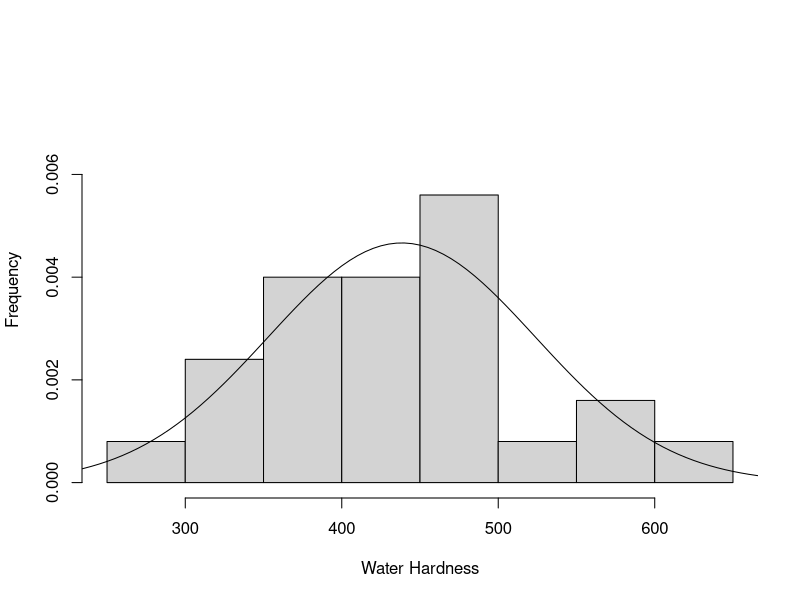
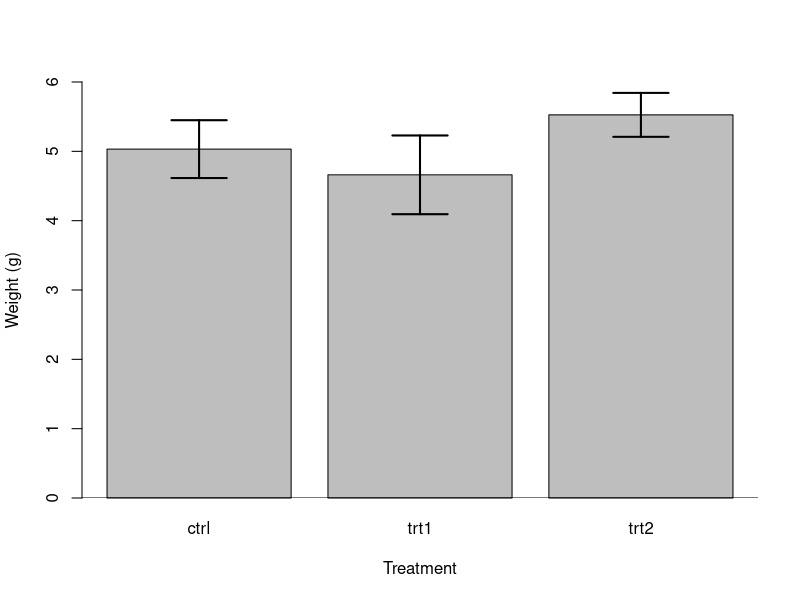

The R source for these figures, in order:
#######################################################################################
############################# PROBLEM SET 3 ###########################################
#######################################################################################

#February 25, 2018

setwd("C:\\Users\\Sabrina\\Google Drive\\Colgate\\Senior Year\\BioStatistics\\Lab")
library(plyr)
library(pwr)

#checking confidence intervals against tectbook example 9.3
se.check<- 1.76/sqrt(20)
21.0+se.check*qt(0.975, 19)
qt(0.975,19)

#1
x.bp<- 162
n.bp<- 25
sd.bp<- 12
se.bp<- sd.bp/sqrt(n.bp)
qt(0.975, 24)
qt(0.025, 24)

x.bp+se.bp*qt(0.975, 24)
x.bp-se.bp*qt(0.975, 24)

#2 
se.d<- 1.2/sqrt(25)
x.d<- 4.7

x.d+se.d*qt(0.975, 24)
x.d-se.d*qt(0.975, 24)

#3 90 and 95% confidence interval

#95%
n.act<-15
x.act<- 35.4
sd.act<-4.27
se.act<- sd.act/sqrt(n.act)
x.act+(se.act*qt(0.975, 14))
x.act-(se.act*qt(0.975, 14))
#90%
x.act+(se.act*qt(0.95, 14))
x.act-(se.act*qt(0.95, 14))

#4 
snakes<- c(6.5, 6.2, 4.9, 5.1, 4.3, 5.8, 5.0, 5.4, 4.6, 5.4, 4.7, 4.8, 6.0, 5.2, 3.4, 3.8,
           4.7, 4.8, 3.9, 6.1)
x.s<-mean(snakes)
sd.s<- sd(snakes)
n.s<-length(snakes)
se.s<-sd.s/sqrt(n.s)
#95
x.s + se.s*qt(0.975,19)
x.s - se.s*qt(0.975,19)
#99
#1-alpha/2
1-0.01/2
x.s + se.s*qt(0.995,19)
x.s - se.s*qt(0.995,19)

#5
#Mean coffee label 250. Are the labels accurate?
#one sample t test 
u.caff<-250
x.caff<- 267
n.caff<- 15
sd.caff<- 12.1
#alpha = 0.05
t.caff<- (x.caff-u.caff)/(sd.caff/sqrt(n.caff))
2*(1-pt(t.caff, 14))
#power?
pwr.t.test(n=15,sig.level=0.05, d= (10/sd.caff), type="one.sample")

#6 
merc<- c(1.030, 1.113, 1.052, 1.129, 1.057, 0.884, 1.262, 1.231, 1.039, 1.159,
         0.869, 1.024, 1.112, 1.231, 1.105)
#accepted level <= 1.0 ppm, one sided 
u.merc<- 1.0
x.merc<- mean(merc)
sd.merc<-sd(merc)
n.merc<- length(merc)
se.merc<- sd.merc/sqrt(n.merc)
#alpha = 0.05
t.merc<- (x.merc-u.merc)/se.merc
1-pt(t.merc, 14)
#easier way from lab 4
t.test(merc, mu= 1.0, alternative = "greater")
#power
pwr.t.test(n=15, sig.level= 0.05, d= ((x.merc-u.merc)/sd.merc), type= "one.sample")

#7
water<- c(346, 496, 352, 378, 315, 420, 485, 446, 479, 422, 494, 289, 436, 516, 615, 491, 
          360, 385, 500, 558, 381, 303, 434, 562, 496)
hist(water, main= "", ylim= c(0,.0075), xlab= "Water Hardness", ylab= "Frequency", breaks = 10, 
     freq= FALSE)
curve(dnorm(x, mean(water), sd(water)), 200, 700, add=TRUE)
shapiro.test(water)

x.w<- mean(water)
u.w<- 425
sd.w<- sd(water)
n.w<-length(water)
se.w<- sd.w/sqrt(n.w)
t.test(water, mu= 425, alternative= "less")

#check
t.w<- (x.w-u.w)/se.w
pt(t.w, 24)

#8 paired t test
ind<- c(seq(1:8))
rest<- c(99.0, 97.8, 98.6, 98.7, 98.7, 98.2, 98.7, 98.6)
exercise<- c(99.4, 98.1, 98.6, 98.7, 98.7, 98.2, 98.8, 99.2)
temp<- data.frame(rest,exercise, row.names= ind)
temp$diff<- temp$rest-temp$exercise
#one sample, two-sided
t.temp<- (mean(temp$diff)-0)/(sd(temp$diff)/sqrt(length(temp$diff)))
2*pt(t.temp, 7)
#simpler:
t.test(temp$diff, mu=0)
#power
pwr.t.test(n=8, sig.level = 0.05, d= 1/sd(temp$diff), type= "one.sample")

#9
number<- seq(1:15)
pretreat<- c(1.05, 1.01, 0.78, 0.98, 0.81, 0.95, 1.00, 0.83, 0.78, 1.05, 1.04, 1.03, 0.95, 1.46,
             0.78)
posttreat<-c(3.48, 5.02, 5.37, 5.45, 5.37, 3.92, 6.54, 3.42, 3.72, 3.25, 3.66, 3.12, 4.22, 2.53, 
             4.39)
chicken<- data.frame(pretreat,posttreat, row.names= number)
chicken$diff<- chicken$pretreat- chicken$posttreat
attach(chicken)
#H0: thickness difference >= 0 
t.chick<- (mean(diff)-0)/(sd(diff)/sqrt(length(diff)))
pt(t.chick, 14)
#check
t.test(diff, mu=0, alternative= "less")
detach(chicken)

#10
View(PlantGrowth)
# group:ctrl1, trt1, trt2 
# weight
attach(PlantGrowth)
x.p<-tapply(weight,group, FUN= "mean")
sd.p<-tapply(weight,group, FUN= "sd")
n.p<-tapply(weight,group, FUN= "length")
detach(PlantGrowth)
se.p<- sd.p/sqrt(n.p)
ub.p<- x.p + se.p*(qt(0.975, (n.p-1)))
lb.p<- x.p - se.p*(qt(0.975, (n.p-1)))

plant<- data.frame(x.p, sd.p, n.p,lb.p, ub.p)
attach(plant)
plant.plot<- barplot(x.p, xlab= "Treatment", ylab= "Weight (g)", ylim= c(0,6))
abline(h=0)
segments(plant.plot, ub.p, plant.plot, lb.p, lwd=2)
segments(plant.plot- 0.15, ub.p, plant.plot+0.15, ub.p, lwd=2)
segments(plant.plot- 0.15, lb.p, plant.plot+0.15, lb.p, lwd=2)
detach(plant)
#11
x.wbc<- 4767
sd.wbc<- 3204
n.wbc<-15
u.wbc<- 7250

t.wbc<- (x.wbc-u.wbc)/(sd.wbc/sqrt(n.wbc))
pt(t.wbc, 14)
